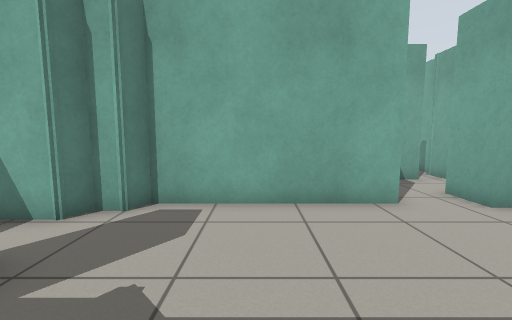
view 1 (above)

16 first-person views from a walk through a world built for the Gazebo simulator. The camera is 0.89 m above the floor, tilts 6° down and sees 90° across. The lines on the ground mark 1 m squares. The floor is counted in squares, 0.5 m on a side. Each view is taken from the middle of a square. On the plan, view 1 faces up. The plan holds only what a view shows up to about 15 squares ahead; the rest is blank.

view 2
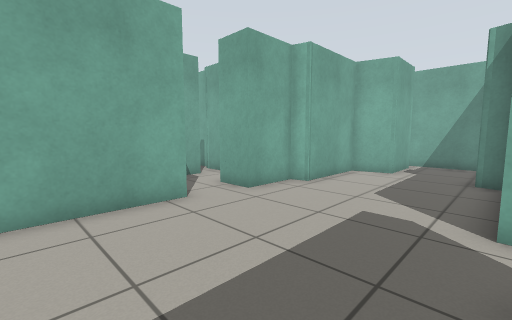

view 3
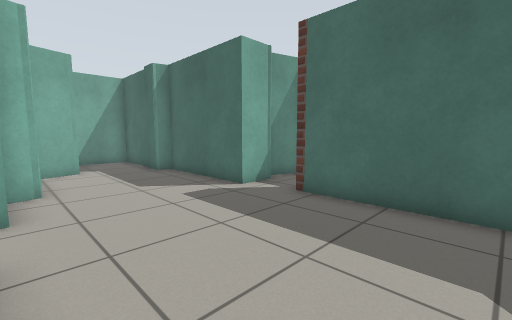

view 4
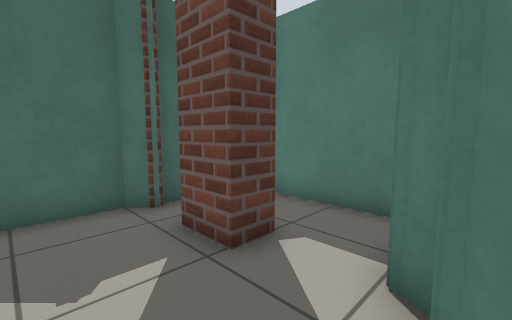

view 5
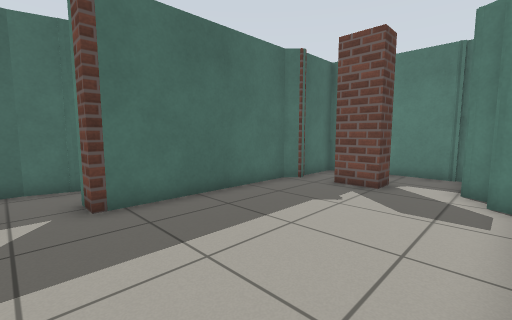

view 6
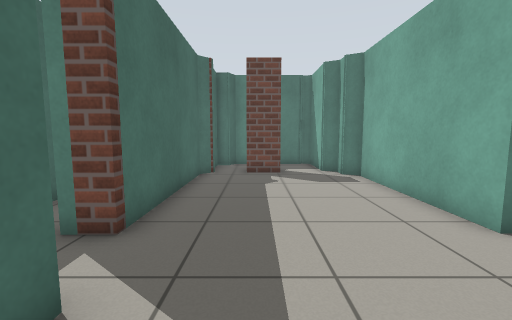

view 7
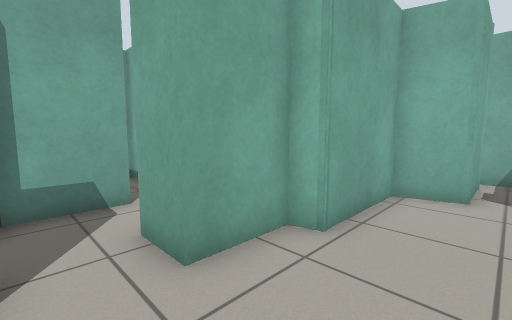

view 8
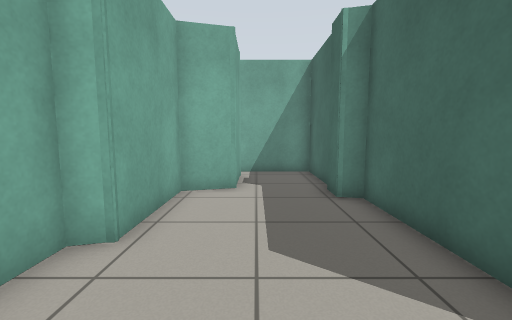

view 9
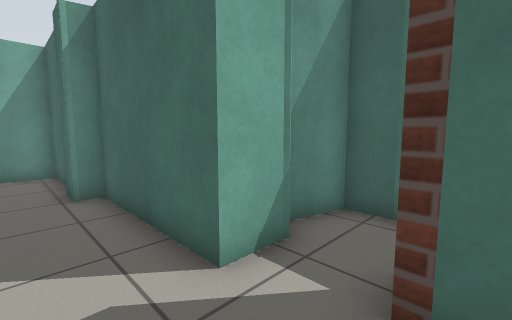

view 10
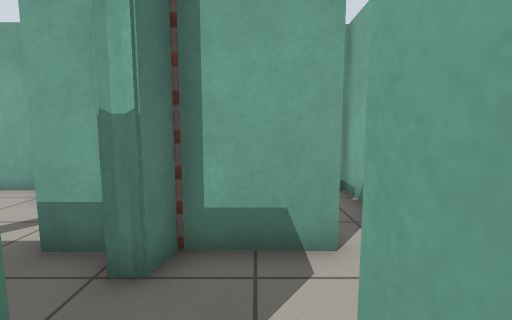

view 11
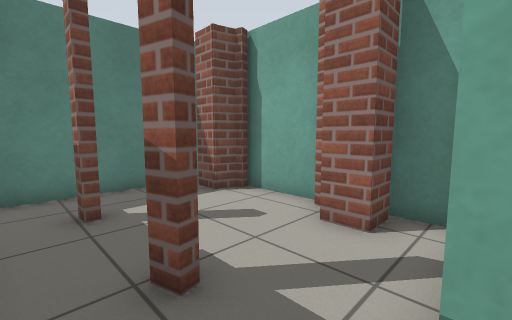

view 12
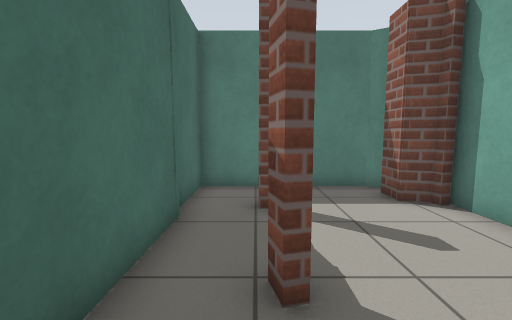

view 13
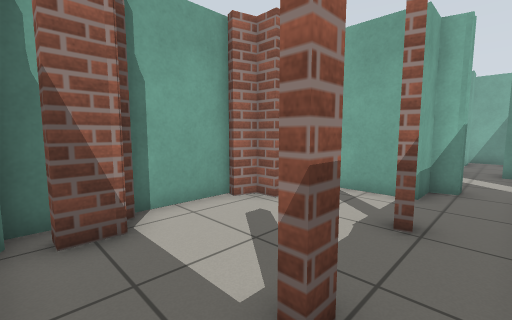

view 14
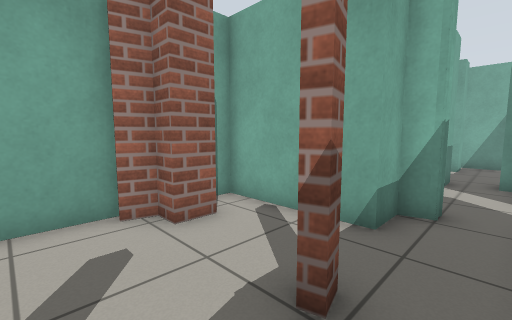

view 15
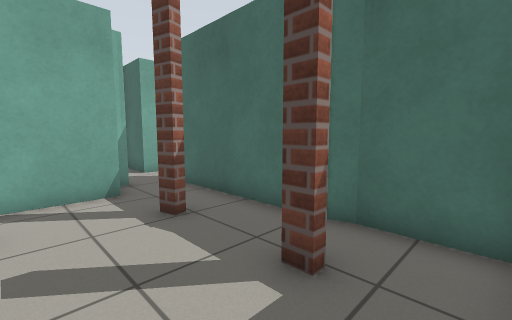

view 16
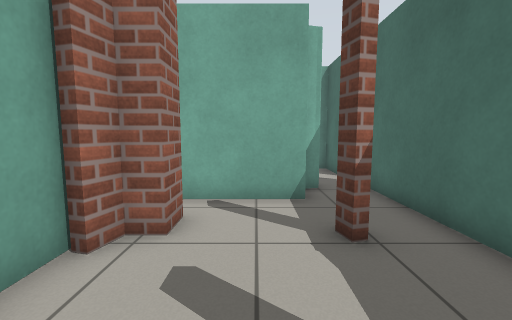

### Floor plan
Ten units are one square. View 1 is at (0, 0); x grows to the right and y downward. Boxes are objects, and circles mark ways between rooms. Rooms are numbered by the first view taken in them; rooms with no view inside come last. Other rooms are left out.
<svg viewBox="-72 -144 234 159">
<path fill="none" stroke="#000" d="M56 -1 109 -1 110 -7 120 -7M37 -63 -27 -63 -30 -57 -37 -57 -41 -51 -66 -51 -67 -45M-36 -2 -30 4 37 4M-45 -31 -34 -31 -34 -15M124 -5 157 -5 157 -40M145 -37 122 -37 118 -53 80 -53 79 -60 56 -60 56 -73M-61 1 -37 1M-67 -48 -67 -9 -61 -5M37 -74 37 -63M-10 -94 -5 -96 -4 -93 -9 -91 -10 -94M-38 -91 -44 -91M-44 -94 -38 -94M-35 -73 31 -73M-40 -71 -31 -74M-11 -139 -42 -139M-43 -135 -45 -127 -55 -127M-54 -139 -61 -139M-61 -134 -65 -127 -65 -72 -39 -72M63 -97 38 -97 37 -91 32 -91 30 -97 18 -97 18 -139 3 -139 3 -126 -7 -126 -7 -133 -15 -135"/>
<circle cx="45" cy="-70" r="3" fill="#2a7"/>
<text x="40" y="-30">1</text>
<text x="-20" y="-100">2</text>
</svg>
Room 1 opens to room 2.

Where each view was taken, in squares from view 1:
view 1: 0 up, 0 right, facing up
view 2: 0 up, 0 right, facing up-right
view 3: 6 up, 1 left, facing down-right
view 4: 6 up, 1 left, facing down-left
view 5: 6 up, 5 right, facing down-left
view 6: 2 up, 8 right, facing left
view 7: 3 up, 4 right, facing up-right
view 8: 3 up, 4 right, facing right
view 9: 2 up, 3 right, facing down-right
view 10: 6 up, 5 right, facing up
view 11: 8 up, 2 right, facing up-left
view 12: 9 up, 2 right, facing left
view 13: 8 up, 6 left, facing up-right
view 14: 8 up, 3 left, facing up-right
view 15: 12 up, 6 left, facing down-right
view 16: 11 up, 5 left, facing right
